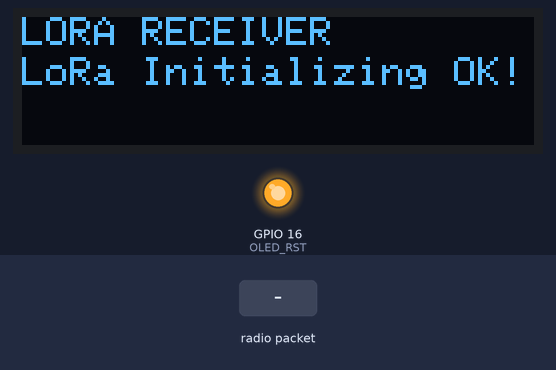
A sketch run on a simulated ESP32. On the bench: 128×32 one-colour display, output pins drawn as LEDs (lit = HIGH). Inputs (shaded band) come from the test bench. No radio packets arrive unless stated; nothing arrives over Bluetooth unless stated; what the sketch prints to the serial monitor is not drawn.

Above: at 1.1 s.
At 4.2 s:
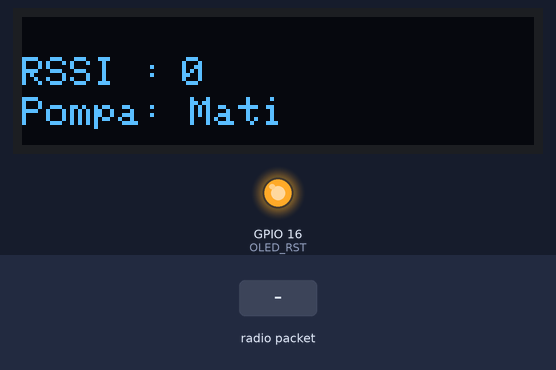
4.3 s: radio packet "1" arrives
At 9.6 s:
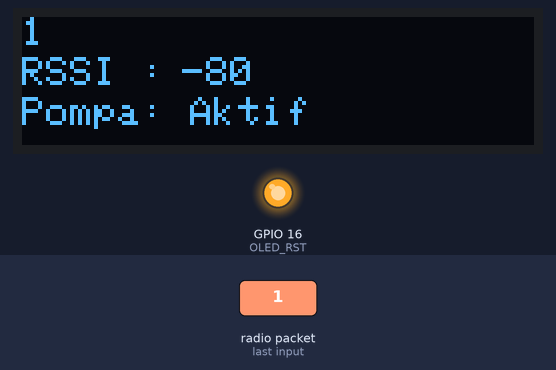
10.4 s: radio packet "0" arrives
At 12.7 s:
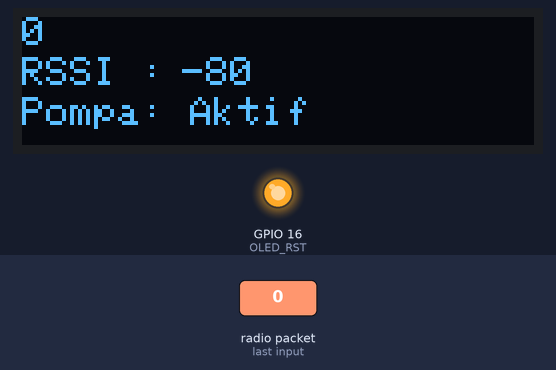
13.2 s: radio packet "2" arrives
At 50.5 s:
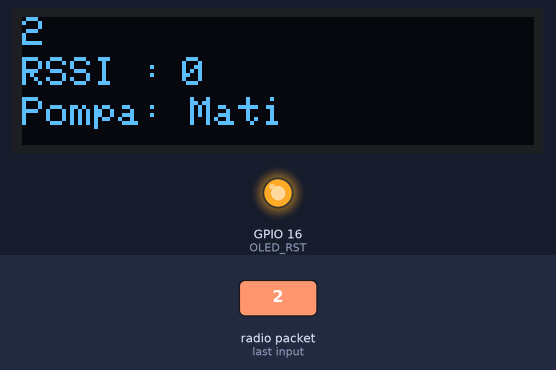
Timing chart, 0 to 51.5 s (numbered marks = the images above; inputs shaded):
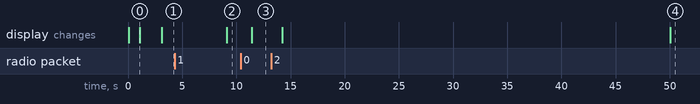

Measured:
- after the input at 4.3 s, the display: changes after 4.8 s (image 2)
- after the input at 10.4 s, the display: changes after 1.0 s (image 3)
- after the input at 13.2 s, the display: first changes after 1.0 s (image 4 shows a later state)
- what the display in image 0 shows lasts 2.0 s, from 1.1 s to 3.1 s

The sketch:

LoRa_Receive.ino
```cpp
#include <SPI.h>
#include <LoRa.h>

//Libraries for OLED Display
#include <Wire.h>
#include <Adafruit_GFX.h>
#include <Adafruit_SSD1306.h>
#include "BluetoothSerial.h"

BluetoothSerial SerialBT;

//define the pins used by the LoRa transceiver module
#define SCK 5
#define MISO 19
#define MOSI 27
#define SS 18
#define RST 14
#define DIO0 26

//433E6 for Asia
//866E6 for Europe
//915E6 for North America
#define BAND 915E6

//OLED pins
#define OLED_SDA 4
#define OLED_SCL 15
#define OLED_RST 16
#define SCREEN_WIDTH 128 // OLED display width, in pixels
#define SCREEN_HEIGHT 32 // OLED display height, in pixels

Adafruit_SSD1306 display(SCREEN_WIDTH, SCREEN_HEIGHT, &Wire, OLED_RST);

String LoRaData;
int rssi = 0;

unsigned long previousMillis = 0;
// constants won't change:
const long interval = 50000;

void setup() {

  //reset OLED display via software
  pinMode(OLED_RST, OUTPUT);
  digitalWrite(OLED_RST, LOW);
  delay(20);
  digitalWrite(OLED_RST, HIGH);

  //initialize OLED
  Wire.begin(OLED_SDA, OLED_SCL);
  if (!display.begin(SSD1306_SWITCHCAPVCC, 0x3c, false, false)) { // Address 0x3C for 128x32
    Serial.println(F("SSD1306 allocation failed"));
    for (;;); // Don't proceed, loop forever
  }

  display.clearDisplay();
  display.setTextColor(WHITE);
  display.setTextSize(1);
  display.setCursor(0, 0);
  display.print("LORA RECEIVER ");
  display.display();

  //initialize Serial Monitor
  Serial.begin(9600);
  SerialBT.begin("UM_Pompa");

  Serial.println("LoRa Receiver Test");
  delay(1000);

  //SPI LoRa pins
  SPI.begin(SCK, MISO, MOSI, SS);
  //setup LoRa transceiver module
  LoRa.setPins(SS, RST, DIO0);

  if (!LoRa.begin(BAND)) {
    Serial.println("Starting LoRa failed!");
    while (1);
  }
  Serial.println("LoRa Initializing OK!");
  display.setCursor(0, 10);
  display.println("LoRa Initializing OK!");
  display.display();
  delay(2000);
}

void loop() {
  unsigned long currentMillis = millis();
  int packetSize = LoRa.parsePacket();
  if (packetSize) {
    while (LoRa.available()) {

      LoRaData = LoRa.readString();
      SerialBT.println(LoRaData);
    }

    //print RSSI of packet
    rssi = LoRa.packetRssi();
  }

  if (rssi <= -125 || rssi == 0) {
    display.clearDisplay();
    display.setCursor(0, 0);
    display.print(LoRaData);
    display.setCursor(0, 10);
    display.print("RSSI : ");
    display.setCursor(40, 10);
    display.print(rssi);
    display.setCursor(0, 20);
    display.print("Pompa: Mati");
    display.display();
    SerialBT.println("OFF+ON+OFF");
    delay(5000);
  } else {
    // Dsiplay information
    display.clearDisplay();
    display.setCursor(0, 0);
    display.print(LoRaData);
    display.setCursor(0, 10);
    display.print("RSSI :");
    display.setCursor(40, 10);
    display.print(rssi);
    display.setCursor(0, 20);
    display.print("Pompa: Aktif");
    display.display();
  }

  if (currentMillis - previousMillis >= interval) {
    // save the last time you blinked the LED
    rssi = 0;
    previousMillis = currentMillis;
  }
//  Serial.print("Current : ");
//  Serial.println(currentMillis);
//  Serial.print("Previous : ");
//  Serial.println(previousMillis);
}
```
